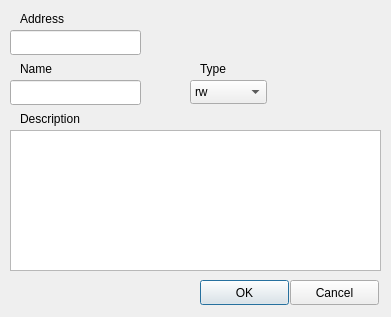
<?xml version="1.0" encoding="UTF-8"?>
<ui version="4.0">
 <class>RegWindow</class>
 <widget class="QDialog" name="RegWindow">
  <property name="geometry">
   <rect>
    <x>0</x>
    <y>0</y>
    <width>391</width>
    <height>317</height>
   </rect>
  </property>
  <property name="windowTitle">
   <string>Dialog</string>
  </property>
  <widget class="QPushButton" name="ok">
   <property name="geometry">
    <rect>
     <x>200</x>
     <y>280</y>
     <width>89</width>
     <height>25</height>
    </rect>
   </property>
   <property name="text">
    <string>OK</string>
   </property>
  </widget>
  <widget class="QPushButton" name="cancel">
   <property name="geometry">
    <rect>
     <x>290</x>
     <y>280</y>
     <width>89</width>
     <height>25</height>
    </rect>
   </property>
   <property name="text">
    <string>Cancel</string>
   </property>
  </widget>
  <widget class="QLineEdit" name="addrValue">
   <property name="geometry">
    <rect>
     <x>10</x>
     <y>30</y>
     <width>131</width>
     <height>25</height>
    </rect>
   </property>
  </widget>
  <widget class="QLineEdit" name="nameValue">
   <property name="geometry">
    <rect>
     <x>10</x>
     <y>80</y>
     <width>131</width>
     <height>25</height>
    </rect>
   </property>
  </widget>
  <widget class="QTextEdit" name="descValue">
   <property name="geometry">
    <rect>
     <x>10</x>
     <y>130</y>
     <width>371</width>
     <height>141</height>
    </rect>
   </property>
  </widget>
  <widget class="QLabel" name="label">
   <property name="geometry">
    <rect>
     <x>20</x>
     <y>110</y>
     <width>91</width>
     <height>17</height>
    </rect>
   </property>
   <property name="text">
    <string>Description</string>
   </property>
  </widget>
  <widget class="QLabel" name="label_2">
   <property name="geometry">
    <rect>
     <x>20</x>
     <y>10</y>
     <width>61</width>
     <height>17</height>
    </rect>
   </property>
   <property name="text">
    <string>Address</string>
   </property>
  </widget>
  <widget class="QLabel" name="label_3">
   <property name="geometry">
    <rect>
     <x>20</x>
     <y>60</y>
     <width>61</width>
     <height>17</height>
    </rect>
   </property>
   <property name="text">
    <string>Name</string>
   </property>
  </widget>
  <widget class="QComboBox" name="modeValue">
   <property name="geometry">
    <rect>
     <x>190</x>
     <y>80</y>
     <width>77</width>
     <height>24</height>
    </rect>
   </property>
   <item>
    <property name="text">
     <string>rw</string>
    </property>
   </item>
   <item>
    <property name="text">
     <string>ro</string>
    </property>
   </item>
  </widget>
  <widget class="QLabel" name="label_4">
   <property name="geometry">
    <rect>
     <x>200</x>
     <y>60</y>
     <width>61</width>
     <height>17</height>
    </rect>
   </property>
   <property name="text">
    <string>Type</string>
   </property>
  </widget>
 </widget>
 <resources/>
 <connections/>
</ui>
